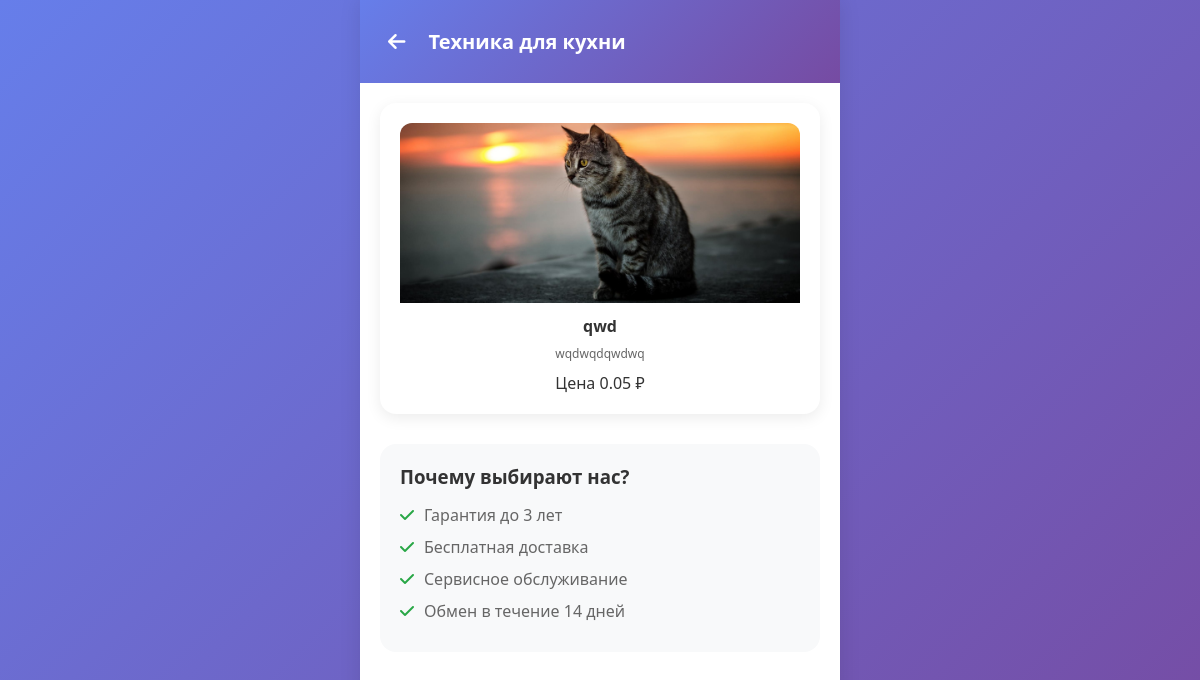
The page /kitchen/ on the database its author committed.
### main/models.py (models this page shows, shortened)
class CookingAppliance(models.Model):
    name = models.CharField(max_length=255, verbose_name="Название")
    description = models.TextField(verbose_name="Описание")
    price = models.DecimalField(max_digits=10, decimal_places=2, verbose_name="Цена")
    discount = models.DecimalField(max_digits=5, decimal_places=2, verbose_name="Скидка", blank=True, null=True)
    image = models.ImageField(upload_to='appliances/', verbose_name="Изображение", blank=True, null=True)
    features = models.TextField(verbose_name="Характеристики", blank=True, null=True)
    ozon_link = models.URLField(verbose_name="Ozon (ссылка)", blank=True, null=True)
    wildberries_link = models.URLField(verbose_name="Wildberries (ссылка)", blank=True, null=True)
    pdf = models.FileField(upload_to='appliances/pdfs/', verbose_name="PDF документ", blank=True, null=True)
    created_at = models.DateTimeField(auto_now_add=True, verbose_name="Время создания")

### main/views.py (the view)
# urls.py: path("kitchen/", kitchen, name="kitchen"),
def kitchen(request):
    cooking_appliances = CookingAppliance.objects.all()
    return render(request, "kitchen.html", {"cooking_appliances": cooking_appliances})

### templates/kitchen.html (shortened to what this page needs)
{% load static %}
<!DOCTYPE html>
<html lang="ru">
<head>
    <link rel="stylesheet" href="{% static "css/styles.css" %}">
    <link href="https://cdnjs.cloudflare.com/ajax/libs/font-awesome/6.0.0/css/all.min.css" rel="stylesheet">
</head>
<body>
    <div class="container">
        <header class="page-header">
            <a href="{% url "index" %}" class="back-btn">
                <i class="fas fa-arrow-left"></i>
            </a>
            <h1>Техника для кухни</h1>
        </header>
        <main class="page-content">
            <div class="product-grid">
                {% for el in cooking_appliances %}
                    <a href="{% url "productCooking" el.pk %}" class="product-link">
                        <div class="product-card">
                            <img src="{{ el.image.url }}" alt="{{ el.name }}" class="product-img">
                            <h3>{{ el.name }}</h3>
                            <p>{{ el.description }}</p>
                            {% if el.discount %}
                                <div class="price">Цена {{ el.discount }} ₽</div>
                            {% else %}
                                <div class="price">Цена {{ el.price }} ₽</div>
                            {% endif %}
                        </div>
                    </a>
                {% endfor %}
            </div>
            <div class="features">
                <h3>Почему выбирают нас?</h3>
                <ul>
                    <li><i class="fas fa-check"></i> Гарантия до 3 лет</li>
                    <li><i class="fas fa-check"></i> Бесплатная доставка</li>
                    <li><i class="fas fa-check"></i> Сервисное обслуживание</li>
                    <li><i class="fas fa-check"></i> Обмен в течение 14 дней</li>
                </ul>
            </div>
        </main>
    </div>
</body>
</html>

### static/css/styles.css (style rules this page uses)
* { margin: 0; padding: 0; box-sizing: border-box; }
body { font-family: 'Segoe UI', Tahoma, Geneva, Verdana, sans-serif; background: linear-gradient(135deg, #667eea 0%, #764ba2 100%); min-height: 100vh; color: #333; }
.container { max-width: 480px; margin: 0 auto; background: white; min-height: 100vh; box-shadow: 0 0 20px rgba(0,0,0,0.1); }
.page-header { background: linear-gradient(135deg, #667eea 0%, #764ba2 100%); color: white; padding: 20px; display: flex; align-items: center; gap: 15px; }
.back-btn { color: white; font-size: 20px; text-decoration: none; padding: 8px; border-radius: 8px; transition: background 0.3s; }
.page-header h1 { font-size: 20px; font-weight: 600; }
.page-content { padding: 20px; }
.product-grid { display: grid; grid-template-columns: repeat(auto-fit, minmax(140px, 1fr)); gap: 15px; margin-bottom: 30px; }
.product-card { background: white; padding: 20px; border-radius: 16px; text-align: center; box-shadow: 0 4px 15px rgba(0,0,0,0.08); transition: transform 0.3s; }
.product-card h3 { font-size: 16px; margin-bottom: 8px; color: #333; }
.product-card p { font-size: 12px; color: #666; margin-bottom: 10px; }
.features { background: #f8f9fa; padding: 20px; border-radius: 16px; margin-top: 20px; }
.features h3 { margin-bottom: 15px; color: #333; }
.features ul { list-style: none; }
.features li { display: flex; align-items: center; margin-bottom: 10px; color: #666; }
.features li i { color: #28a745; margin-right: 10px; }
.product-img { width: 100%; height: 180px; object-fit: cover; border-radius: 12px 12px 0 0; display: block; margin-bottom: 12px; }
.product-link { display: block; text-decoration: none; color: inherit; }

### rows shown on the page
CookingAppliance: image (picture), name "qwd", description "wqdwqdqwdwq", discount "0.05"
